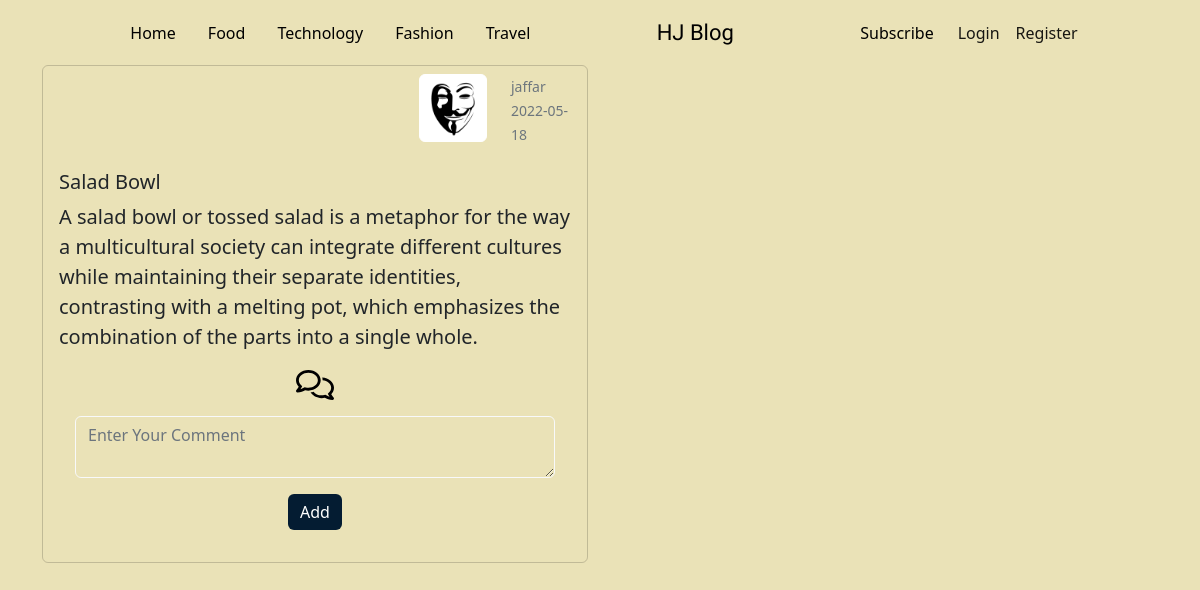
/comments/1, run on an earlier commit of the app's database.
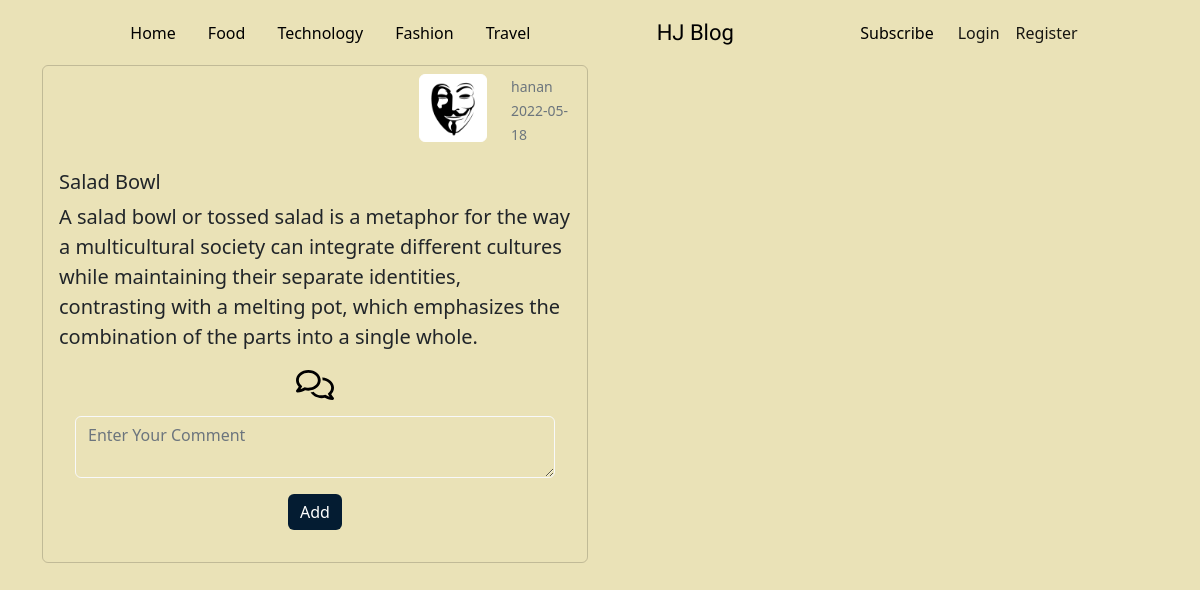
And on a later commit of the database.
### app/models.py (models this page shows, shortened)
class User(db.Model,UserMixin):
  id=db.Column(db.Integer,primary_key=True)
  username=db.Column(db.String,nullable=False,unique=True)
  email=db.Column(db.String,nullable=False,unique=True)
  password=db.Column(db.String,nullable=False)
  image_file=db.Column(db.String(20),nullable=False,default='default.png')
  post = db.relationship('Posts', backref='author', lazy=True)

class Posts(db.Model):
  __tablename__ = 'posts'
  id=db.Column(db.Integer,primary_key=True)
  title=db.Column(db.String,nullable=False)
  description=db.Column(db.String,nullable=False)
  content=db.Column(db.String,nullable=False)
  blog_image=db.Column(db.String,nullable=False,)
  category= db.Column(db.String,nullable=False)
  date_created = db.Column(db.DateTime, nullable=False, default=datetime.utcnow)
  user_id = db.Column(db.Integer, db.ForeignKey('user.id'), nullable=False)
  comments = db.relationship('Comments',backref = 'posts',lazy = True)

### app/posts/routes.py (the view)
@posts.route('/comments/<id>',methods=['POST', 'GET'])
def comments(id):
    form = CommentsForm()
    posts = Posts.query.filter_by(id=id).first()
    if form.validate_on_submit():
        comment=Comments(comment=form.content.data,post_id=posts.id)
        db.session.add(comment)
        db.session.commit()
        flash('Your comment was added successfully','success')
        return redirect(url_for('main.home'))
    form.content.data = ""
    return render_template('comments.html', form=form , posts=posts)

### app/posts/forms.py
class CommentsForm(FlaskForm):
    content=TextAreaField('Content', validators=[DataRequired()])
    submit = SubmitField('Add')

### app/templates/comments.html (shortened to what this page needs)
{% extends 'layout.html' %}
{% block body %}
<div class="container">
    <div class="row row-cols-1 row-cols-md-2 g-4">
      <div class="col ">
        <div class="card">
            <div class="row  p-2">
                <div class="col-md-8"></div>
              <div class="col-md-2">
                  <img src="{{url_for('static', filename='/profiles/'+posts.author.image_file)}}" class="img-thumbnail img-fluid border border-white" alt="Profile picture" >
              </div>
              <div class="col-md-2 mx-auto mt-auto mb-auto text-muted">
                  <small>{{posts.author.username}}</small>
                  <br>
                  <small>{{posts.date_created.strftime('%Y-%m-%d')}}</small>
              </div>
            </div>
          <div class="card-body">
            <h5 class="card-title">{{posts.title}}</h5>
            <p class="card-text lead">{{posts.description}}</p>
            <div class="d-flex justify-content-around">
              <a  data-bs-toggle="collapse" href="#comments{{posts.id}}" class="lead text-decoration-none ">
                <img src="{{url_for('static',filename='/assets/comment.svg')}}" height="30" alt="">
              </a>
            </div>
            <div id="comments{{posts.id}}">
              <div class="m-3">
                <form action="" method="post">
                  <div class="form-group">
                          {% if form.content.errors %}
                          {{form.content(class='form-control is-invalid')}}
                              {% for error in form.email.errors %}
                                  <div class="invalid-feedback">
                                      {{error}}
                                  </div>
                              {% endfor %}
                      {% else %}
                          {{form.content(class='form-control bg-transparent border border-light',placeholder='Enter Your Comment')}}
                      {% endif %}
                  </div>
                  <div class="text-center mt-3">
                    {{form.submit(class='btn btn-outline post_submit')}}
                </div>
              </div>
            </div>
          </div>
        </div>
      </div>
</div>
{% endblock %}

### app/templates/layout.html (shortened to what this page needs)
<!DOCTYPE html>
<html lang="en">
<head>
  <link href="https://cdn.jsdelivr.net/npm/bootstrap@5.2.0-beta1/dist/css/bootstrap.min.css" rel="stylesheet"
>
  <link rel="stylesheet" href="{{url_for('static',filename='main.css')}}">
</head>
<body>
  {% block navbar %}
    {% if request.url_rule.endpoint != 'users.register' and request.url_rule.endpoint != 'users.login' %}
    {% include 'nav.html' %}
  {% endif %}
  {% endblock %}
  {% block body %}
  {% endblock %}
</body>
</html>

### app/templates/nav.html (shortened to what this page needs)
<nav class="navbar navbar-expand-lg">
    <div class="container-fluid">
        <div class="collapse navbar-collapse" id="navbarSupportedContent">
            <ul class="navbar-nav me-auto mb-2 mb-lg-0 mx-auto">
                <li class="nav-item mx-2">
                    <a class="nav-link active  text-black" aria-current="page" href="/">Home</a>
                </li>
                <li class="nav-item mx-2">
                    <a class="nav-link text-black" href="{{url_for('posts.categories',category='Food')}}">Food</a>
                </li>
                <li class="nav-item mx-2">
                    <a class="nav-link text-black"
                        href="{{url_for('posts.categories',category='Technology')}}">Technology</a>
                </li>
                <li class="nav-item mx-2">
                    <a class="nav-link text-black" href="{{url_for('posts.categories',category='Fashion')}}">Fashion</a>
                </li>
                <li class="nav-item mx-2">
                    <a class="nav-link text-black" href="{{url_for('posts.categories',category='Travel')}}">Travel</a>
                </li>
            </ul>
            <ul class="navbar-nav">
                <li class="nav-item list-unstyled ">
                    <a class="nav-link text-black brand">HJ Blog</a>
                </li>
            </ul>
            <ul class="navbar-nav me-auto mb-2 mb-lg-0 mx-auto ">
                <li class="nav-item mx-2">
                    <a class="nav-link text-black" href="{{url_for('users.subscribe')}}">Subscribe</a>
                </li>
                {% if current_user.is_authenticated %}
                <li class="nav-item">
                    <a class="nav-link active " href="{{url_for('posts.create')}}">Create Blog</a>
                </li>
                <li class="nav-item mx-2">
                    <a class="nav-link text-black" href="{{url_for('users.account')}}">Account</a>
                </li>
                <li class="nav-item mx-2">
                    <a class="nav-link text-black" href="{{url_for('users.logout')}}">Log out</a>
                </li>
                <li class="nav-item mx-2 my-2">
                    <a href="nav-link" class="text-black d-inline" id="darkMode"> <span class=" text-center iconify"
                            data-icon="ic:round-dark-mode"></span>
                    </a>
                </li>
                {%else%}
                <li class="nav-item">
                    <a class="nav-link active" href="{{url_for('users.login')}}">Login</a>
                </li>
                <li class="nav-item">
                    <a class="nav-link active" href="{{url_for('users.register')}}">Register</a>
                </li>
                {% endif %}
            </ul>
        </div>
    </div>
</nav>

### app/static/main.css (style rules this page uses)
* { margin: 0; padding: 0; box-sizing: border-box; }
body { background-color:#EAE2B7 ; }
.card { background-color: transparent; }
.brand { font-family: 'Sacramento'; font-size:22px }
.post_submit { background-color: #041C32 !important; color: #FFFFFF; border: none; }
input { background-color: transparent !important; border-color:gray !important }

What changed in the data, as far as the page shows it:
changed User: author.username "jaffar" → "hanan"
